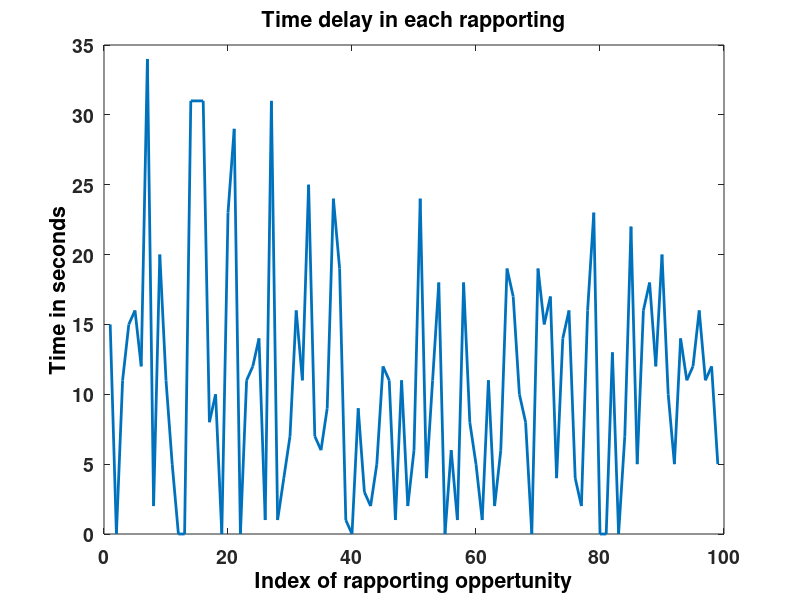

Recreate this plot in MATLAB. (Note: this script raises an error after producing the figure.)
clc
clear all
close all
% screensize =get(0, 'Screensize'); %older version
screensize = get( groot, 'Screensize' );
% screensize(3)=screensize(3)-20;
% screensize(4)=screensize(4)-20;
%%%%%%%%%%%%%%%%%%%%%%%%%%%%%%%%%%%%%%%%%%%%%%%%


load('btBusData.noHeader.csv-001.txt_float.mat')
%%%%%%%%%%%%%%%%%%%%%%%%%%%%%%%%%%%%%%%%%%%%%%%%
NextStop=one_patch(:,1);%NextStop      : float  1076 2090 2301 1312 1041 1408 2315 1109 3141 1151 ..
LineNr=one_patch(:,2);%LineNr   : float  6 23 600 4 1 5 22 12 311 500 .
Delay=one_patch(:,4);%Delay   : float  31 254 35 25 66 162 208 47 403 199 .
LastReport=one_patch(:,5);%LastReport    : float (epoch seconds, since 1900) 1.51e+09 1.51e+09 1.51e+09 1.51e+09 ..
UnitId=one_patch(:,7);%UnitId  : float  101222 101214 101260 100458 101204 100461 101208 101270 101233 101252 ..
TripNr=one_patch(:,9);%TripNr  : float  41 31 20 53 98 42 29 14 27 10 ..
Latitude=one_patch(:,8);%Latitude      : float  56.2 56.2 56.2 56.3 56.2 ...
Longitude=one_patch(:,3);%Longitude     : float  15.7 15.3 15.5 15.6 15.6 ...


tu=find(UnitId==101226 & TripNr==44 & LineNr==6)
lat=Latitude(tu);
length(lat);
lon=Longitude(tu);
length(lon);
timeInterval=diff(LastReport(tu));
max_timeInterval=max(timeInterval);
normalization=(timeInterval/max_timeInterval)
% figure,hist(normalization)
%%%%%%%%%%%%%%%%%%%%
l=cumsum(timeInterval);
figure,plot(timeInterval,'LineWidth',2),
title('Time delay in each rapporting','FontSize',12,'FontWeight','bold','Color','k'),
xlabel('Index of rapporting oppertunity','FontSize',12,'FontWeight','bold','Color','k'),
ylabel('Time in seconds','FontSize',12,'FontWeight','bold','Color','k'),
set(gca,'FontSize',14,'FontWeight','bold','Color','k'),
set(gcf, 'Position', screensize);
pause,
%%%%%%%%%%%%%%%%%%%%%%%%
[bins,p,w]=acNhist2(normalization);
pd = fitdist(normalization,'Exponential');  
x_values = 0:w:max(bins);
y = pdf(pd,x_values);
figure,plot(bins,p,'y','LineWidth',2),grid minor
title('Normalized delay distribution')
xlabel('Normalized delay time','FontSize',12,'FontWeight','bold','Color','k'),
ylabel('Number of occurence','FontSize',12,'FontWeight','bold','Color','k'),
set(gca,'FontSize',14,'FontWeight','bold','Color','k'),
set(gcf, 'Position', screensize);
pause,
%%%%%
figure,plot(bins,p,'y','LineWidth',2),grid minor,hold on,
plot(x_values,y,'r','LineWidth',2);
title('Modelling of delay distribution')
xlabel('Normalized delay time','FontSize',12,'FontWeight','bold','Color','k'),
ylabel('Pdf','FontSize',12,'FontWeight','bold','Color','k'),
set(gca,'FontSize',14,'FontWeight','bold','Color','k'),
set(gcf, 'Position', screensize);
pause,
%%%%%%%%%%%%%%%%%%%%%%%
total_timeInterval=sum(timeInterval);%total time of reporting at all stations in a trip
expected_time_reporting=total_timeInterval/length(timeInterval);%time at which the bus is expected to report to the reporting station,it reports at equal intervals
if timeInterval==expected_time_reporting
    disp("the bus is reporting at equal intervals")
else
    disp("the bus is not reporting at equal intervals")
end
figure,plot(l,'LineWidth',2),
xlabel('Index of rapporting oppertunity','FontSize',12,'FontWeight','bold','Color','k'),
ylabel('Accumulated time in seconds','FontSize',12,'FontWeight','bold','Color','k'),
title('Accumulated time of rapporting process')
set(gca,'FontSize',14,'FontWeight','bold','Color','k'),
set(gcf, 'Position', screensize);
pause,
%%%%%%%%%%%%%
timeV=ones(length(timeInterval),1);
for kk=1:length(timeInterval)%loop for placing the expected values in a new array
    timeV(kk)=timeV(kk)*expected_time_reporting;
end
n=cumsum(timeV);
figure,plot(n,'LineWidth',2),
xlabel('Index of rapporting oppertunity','FontSize',12,'FontWeight','bold','Color','k'),
ylabel('Accumulated time in seconds','FontSize',12,'FontWeight','bold','Color','k'),
title('Expected accumulated time of rapporting process')
set(gca,'FontSize',14,'FontWeight','bold','Color','k'),
set(gcf, 'Position', screensize);
pause,
%%%%%%%%%%
length(timeV);%finding the array length of expected_time_reporting
actual_diff_reporting=(timeV-timeInterval);%finding the delay between the actual bus reporting times and where the bus is expected to report
length(actual_diff_reporting);

InitTime=0;%intial value of array is equal to zero
timeZ=ones(length(timeInterval)+1,1);
timeZ(1)=InitTime;
for nn=1:length(timeInterval+1)
    timeZ(nn+1)=timeZ(nn)+timeV(nn);
end
a=cumsum(timeZ);
timeX=zeros(length(timeInterval)+1,1);
timeX(1)=InitTime;
for jj=1:length(timeInterval+1)
    timeX(jj+1)=timeX(jj)+timeInterval(jj);
end
figure,plot(timeX,'r','LineWidth',2),
hold on
plot(timeZ,'b','LineWidth',2)

xlabel('Index of rapporting oppertunity','FontSize',12,'FontWeight','bold','Color','k'),
ylabel('Accumulated time in seconds','FontSize',12,'FontWeight','bold','Color','k'),
title('Expected  vs actual accumulated time of rapporting process','FontWeight','bold','Color','k'),
set(gca,'FontSize',14,'FontWeight','bold','Color','k'),
set(gcf, 'Position', screensize);
pause,
%%%%%%%%%%%%%%%%%%%%
average1=mean(timeInterval);%mean of uneven reporting time of the bus
average2=mean(actual_diff_reporting);%mean of expected reporting time

length(timeX);

e=timeX-timeZ;%difference between actual and expected reporting time of the bus
e=e-min(e); 

figure,plot(e,'LineWidth',2),
title('Time delay in each rapporting','FontSize',12,'FontWeight','bold','Color','k'),
xlabel('Index of rapporting oppertunity','FontSize',12,'FontWeight','bold','Color','k'),
ylabel('Time in seconds','FontSize',12,'FontWeight','bold','Color','k'),
set(gca,'FontSize',14,'FontWeight','bold','Color','k'),
set(gcf, 'Position', screensize);
pause,
%%%%%%%%%%%%%%
[bins,p,w]=acNhist2(e);

figure,plot(bins,p,'y','LineWidth',2),grid minor
title('Normalized delay distribution')
xlabel('Normalized delay time','FontSize',12,'FontWeight','bold','Color','k'),
ylabel('Number of occurence','FontSize',12,'FontWeight','bold','Color','k'),
set(gca,'FontSize',14,'FontWeight','bold','Color','k'),
set(gcf, 'Position', screensize);
pause,
%%%%%
figure,plot(bins,p,'y','LineWidth',2),
hold on,

pd1 = fitdist(e,'normal');
x_values = 0:w:max(bins);
y1 = pdf(pd1,x_values);
plot(x_values,y1,'r','LineWidth',2);

pd2 = fitdist(e,'Kernel','Kernel','normal');
x_values = 0:w:max(bins);
y2 = pdf(pd2,x_values);
plot(x_values,y2,'g','LineWidth',2);

pd3 = fitdist(e,'Rayleigh');
y3 = pdf(pd3,x_values);
plot(x_values,y3,'c','LineWidth',2);

legend('Sampled','Gaussian','Kernel-normal','Rayleigh','FontSize',12,'TextColor','white'),legend('boxoff')

title('Modelling of delay distribution')
xlabel('Normalized delay time','FontSize',12,'FontWeight','bold','Color','k'),
ylabel('Pdf','FontSize',12,'FontWeight','bold','Color','k'),
set(gca,'FontSize',14,'FontWeight','bold','Color','k'),
set(gcf, 'Position', screensize);
ax = gca;
grid minor, ax.MinorGridColor ='w';
pause,
%%%%%%%%%%%%%%%%%%%%%%%%
normalization=timeInterval/max(timeInterval);
normalization=[0;normalization];
a=colormap(jet(length(lat)));
% close(gcf)

b=sort(normalization);
colorVector=zeros(length(lon) - 1,3);
for k=1:length(normalization)
    tp=find(b==normalization(k));
    colorVector(k,:)=a(tp(1),:);
end

figure,hold on

for i = 1 : length(lon) - 1
%   line('XData', lon(i:i+1), 'YData', lon(i:i+1), 'LineWidth',4,'Color', colorVector(i, :));
  plot([lon(i),lon(i+1)],[lat(i),lat(i+1)], 'LineWidth',4,'Color', colorVector(i, :));
end
hold on
plot_google_map('MapScale', 2)
axis('off')
colormap jet
c=colorbar;
c.Label.String = 'Communication Delay';
c.Label.FontSize = 12;
c.Label.FontWeight = 'bold';
set(gcf, 'Position', screensize);






